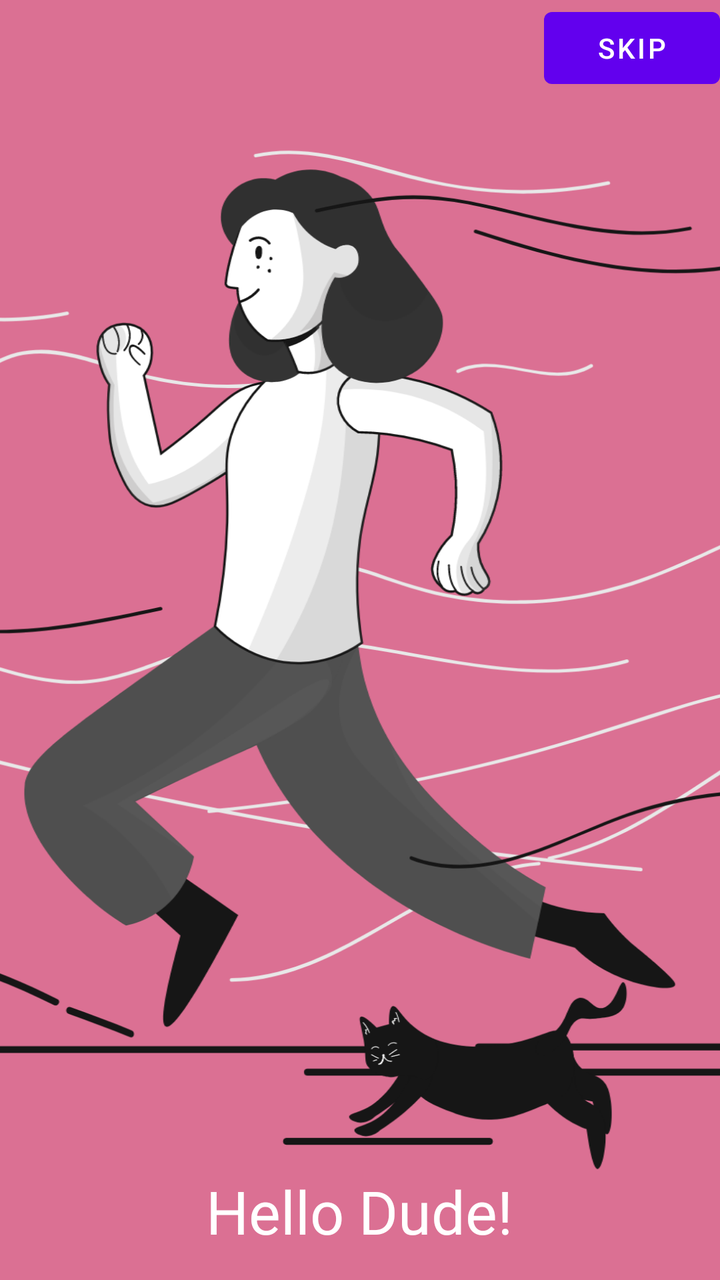
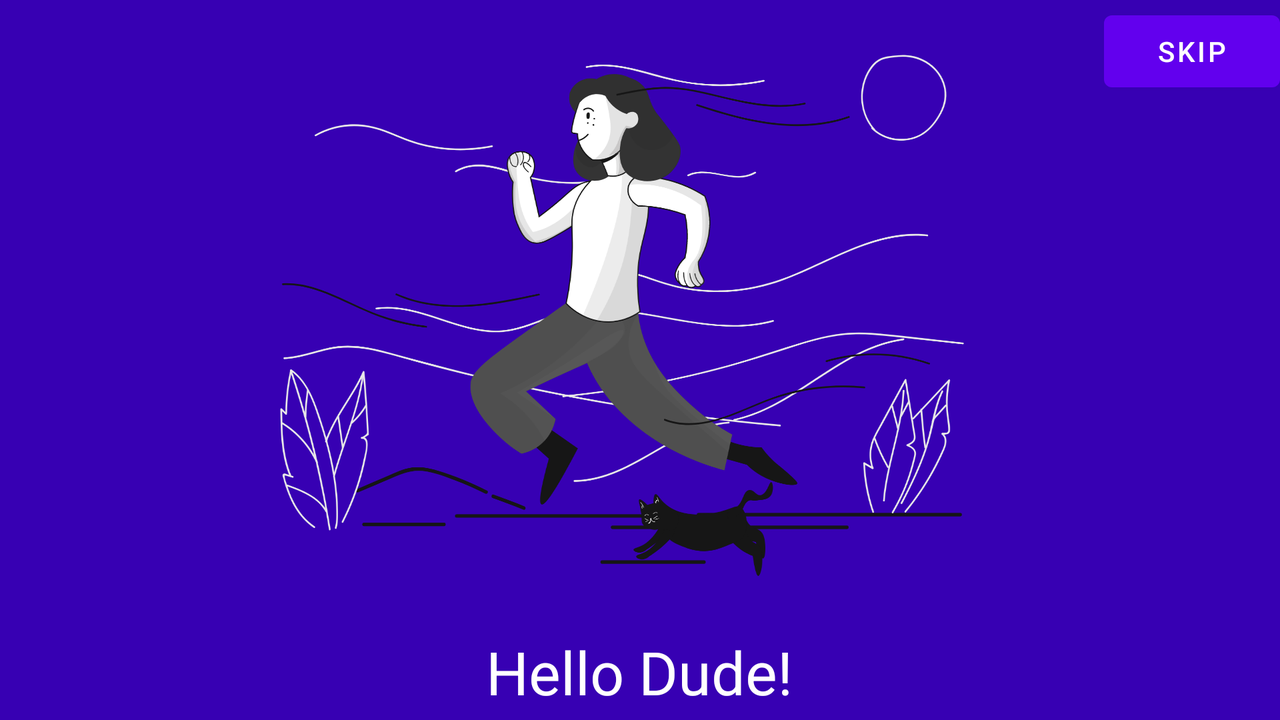

The same Android screen from two of the app's own layout files: first res/layout/ as a phone draws it, then the repository's variant for another configuration, drawn on a device whose configuration selects that folder. Both files follow.
<!-- AndroidManifest.xml: application theme Theme.StravaVer1 -->
<!-- res/layout/fragment_onboarding.xml -->
<?xml version="1.0" encoding="utf-8"?>
<androidx.constraintlayout.widget.ConstraintLayout xmlns:android="http://schemas.android.com/apk/res/android"
    xmlns:app="http://schemas.android.com/apk/res-auto"
    xmlns:tools="http://schemas.android.com/tools"
    android:layout_width="match_parent"
    android:layout_height="match_parent"
    android:background="@color/lilu"
    tools:context=".MainActivity"
    tools:ignore="ExtraText">

    <ImageView
        android:id="@+id/imageView"
        android:layout_width="390dp"
        android:layout_height="693dp"
        android:adjustViewBounds="true"
        android:contentDescription="@string/todo"
        android:scaleType="centerCrop"
        app:layout_constraintBottom_toBottomOf="parent"
        app:layout_constraintEnd_toEndOf="parent"
        app:layout_constraintHorizontal_bias="0.476"
        app:layout_constraintStart_toStartOf="parent"
        app:layout_constraintTop_toTopOf="parent"
        app:layout_constraintVertical_bias="1.0"
        app:srcCompat="@drawable/ic_pixeltrue_jogging"
        tools:ignore="ImageContrastCheck"
        tools:srcCompat="@drawable/ic_pixeltrue_jogging" />

    <TextView
        android:id="@+id/textView"
        android:layout_width="wrap_content"
        android:layout_height="wrap_content"
        android:text="@string/hello_dude"
        android:textColor="#FFFFFF"
        android:textSize="30sp"
        app:layout_constraintBottom_toBottomOf="parent"
        app:layout_constraintHorizontal_bias="0.498"
        app:layout_constraintLeft_toLeftOf="parent"
        app:layout_constraintRight_toRightOf="parent"
        app:layout_constraintTop_toTopOf="parent"
        app:layout_constraintVertical_bias="0.976" />

    <Button
        android:id="@+id/startButton"
        android:layout_width="wrap_content"
        android:layout_height="wrap_content"
        android:layout_gravity="end"
        android:text="@string/skip"
        app:layout_constraintBottom_toBottomOf="parent"
        app:layout_constraintEnd_toEndOf="parent"
        app:layout_constraintHorizontal_bias="1.0"
        app:layout_constraintStart_toStartOf="parent"
        app:layout_constraintTop_toTopOf="parent"
        app:layout_constraintVertical_bias="0.0"
        tools:ignore="MissingConstraints" />


</androidx.constraintlayout.widget.ConstraintLayout>
<!-- resources referenced by this layout -->
<resources>
  <color name="lilu">#db7093</color>
  <!-- drawable ic_pixeltrue_jogging: vector/xml drawable (drawable, 40031 chars, omitted) -->
  <string name="hello_dude">Hello Dude!</string>
  <string name="skip">Skip</string>
  <string name="todo">TODO</string>
  <style name="Theme.StravaVer1" parent="Theme.MaterialComponents.DayNight.NoActionBar">
          
          <item name="colorPrimary">@color/purple_500</item>
          <item name="colorPrimaryVariant">@color/purple_700</item>
          <item name="colorOnPrimary">@color/white</item>
          
          <item name="colorSecondary">@color/teal_200</item>
          <item name="colorSecondaryVariant">@color/teal_700</item>
          <item name="colorOnSecondary">@color/black</item>
          
          <item name="android:statusBarColor" tools:targetApi="l">?attr/colorPrimaryVariant</item>
          
      </style>
  <color name="purple_500">#FF6200EE</color>
  <color name="purple_700">#FF3700B3</color>
  <color name="white">#FFFFFFFF</color>
  <color name="teal_200">#FF03DAC5</color>
  <color name="teal_700">#FF018786</color>
  <color name="black">#FF000000</color>
</resources>
<!-- res/layout-land/fragment_onboarding.xml (the repository's variant of the layout above) -->
<!-- drawn on the phone turned sideways -->
<?xml version="1.0" encoding="utf-8"?>
<androidx.constraintlayout.widget.ConstraintLayout xmlns:android="http://schemas.android.com/apk/res/android"
    xmlns:app="http://schemas.android.com/apk/res-auto"
    xmlns:tools="http://schemas.android.com/tools"
    android:layout_width="match_parent"
    android:layout_height="match_parent"
    android:background="@color/purple_700"
    tools:context=".MainActivity"
    tools:ignore="ExtraText">

    <ImageView
        android:id="@+id/imageView"
        android:layout_width="545dp"
        android:layout_height="348dp"
        android:adjustViewBounds="true"
        android:contentDescription="@string/todo"
        app:layout_constraintBottom_toTopOf="@+id/textView"
        app:layout_constraintEnd_toEndOf="parent"
        app:layout_constraintStart_toStartOf="parent"
        app:layout_constraintTop_toTopOf="parent"
        app:layout_constraintVertical_bias="1.0"
        app:srcCompat="@drawable/ic_pixeltrue_jogging"
        tools:ignore="ImageContrastCheck"
        tools:srcCompat="@drawable/ic_pixeltrue_jogging" />

    <TextView
        android:id="@+id/textView"
        android:layout_width="wrap_content"
        android:layout_height="wrap_content"
        android:layout_marginBottom="4dp"
        android:text="@string/hello_dude"
        android:textColor="#FFFFFF"
        android:textSize="30sp"
        app:layout_constraintBottom_toBottomOf="parent"
        app:layout_constraintHorizontal_bias="0.499"
        app:layout_constraintLeft_toLeftOf="parent"
        app:layout_constraintRight_toRightOf="parent" />

    <Button
        android:id="@+id/startButton"
        android:layout_width="wrap_content"
        android:layout_height="wrap_content"
        android:layout_gravity="end"
        android:text="@string/skip"
        app:layout_constraintBottom_toBottomOf="parent"
        app:layout_constraintEnd_toEndOf="parent"
        app:layout_constraintHorizontal_bias="1.0"
        app:layout_constraintStart_toStartOf="parent"
        app:layout_constraintTop_toTopOf="parent"
        app:layout_constraintVertical_bias="0.005"
        tools:ignore="MissingConstraints" />

</androidx.constraintlayout.widget.ConstraintLayout>
<!-- resources referenced by the variant -->
<!-- as the phone turned sideways resolves them -->
<resources>
  <color name="purple_700">#FF3700B3</color>
  <!-- drawable ic_pixeltrue_jogging: vector/xml drawable (drawable, 40031 chars, omitted) -->
  <string name="hello_dude">Hello Dude!</string>
  <string name="skip">Skip</string>
  <string name="todo">TODO</string>
  <style name="Theme.StravaVer1" parent="Theme.MaterialComponents.DayNight.NoActionBar">
          
          <item name="colorPrimary">@color/purple_500</item>
          <item name="colorPrimaryVariant">@color/purple_700</item>
          <item name="colorOnPrimary">@color/white</item>
          
          <item name="colorSecondary">@color/teal_200</item>
          <item name="colorSecondaryVariant">@color/teal_700</item>
          <item name="colorOnSecondary">@color/black</item>
          
          <item name="android:statusBarColor" tools:targetApi="l">?attr/colorPrimaryVariant</item>
          
      </style>
  <color name="purple_500">#FF6200EE</color>
  <color name="white">#FFFFFFFF</color>
  <color name="teal_200">#FF03DAC5</color>
  <color name="teal_700">#FF018786</color>
  <color name="black">#FF000000</color>
</resources>
